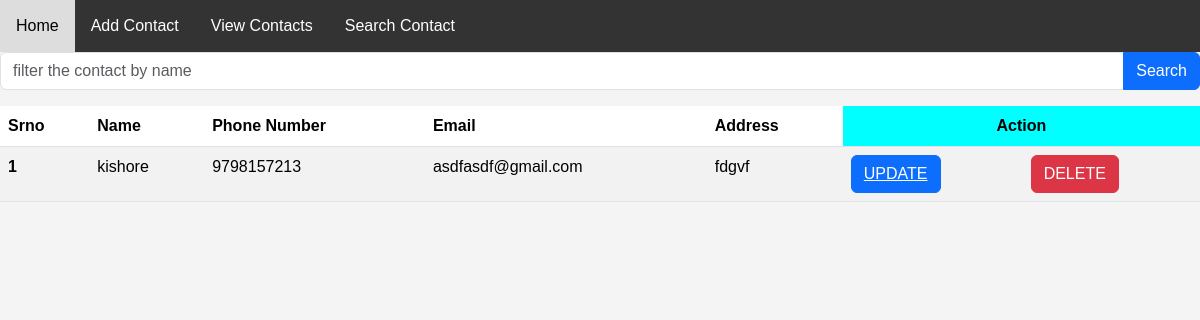
The page /show_contact/ on the database as committed earlier.
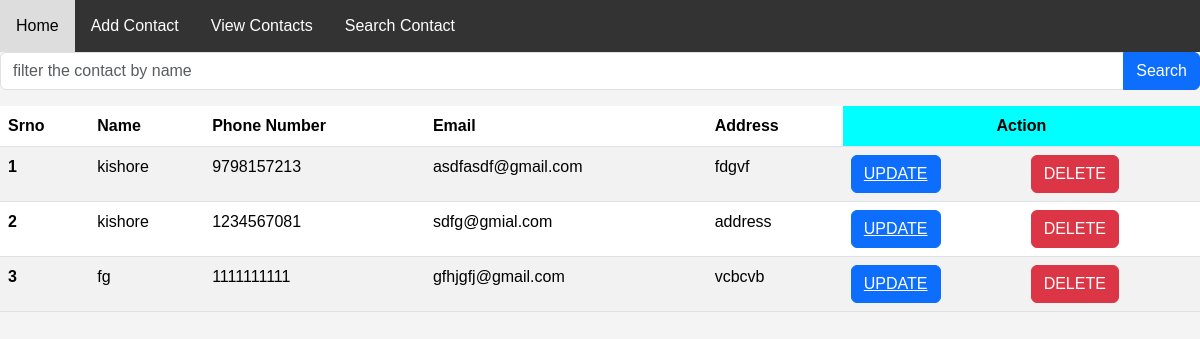
The same page on the database as committed later.
### contacts/models.py (models this page shows)
class ContactInformation(models.Model):
    name=models.CharField(max_length=50)
    phone_number = models.CharField(max_length=10, default='0000000000')
    email=models.EmailField()
    address=models.TextField()
    pincode=models.CharField(max_length=10,default="123")

### contacts/views.py (the view)
# urls.py: path("show_contact/",show_contact,name="show_contact"),
def show_contact(request):
    data=ContactInformation.objects.all()
    if request.GET.get("contact_search"):
        data=data.filter(name__icontains=request.GET.get("contact_search"))
        print("*"*5+request.GET.get("contact_search"))
    return render(request,"displaycontact.html",context={"data":data})

### contacts/templates/displaycontact.html
{% extends "base.html" %}
{% block base %}
<form method="get">
    <div class="input-group mb-3">
        <input type="search" class="form-control" name="contact_search" placeholder="filter the contact by name">
        <button type="submit" class="btn btn-primary">Search</button>
    </div>
</form>
<table class="table table-striped">
    <thead>
        <tr>
            <th scope="col">Srno</th>
            <th scope="col">Name</th>
            <th scope="col">Phone Number</th>
            <th scope="col">Email</th>
            <th scope="col">Address</th>
            <th colspan="2" style="text-align:center; background-color: aqua;" scope="col">Action</th>
        </tr>
    </thead>
    <tbody>
        {% for value in data %}
        <tr>
            <th scope="row">{{forloop.counter}}</th>
            <td>{{value.name}}</td>
            <td>{{value.phone_number}}</td>
            <td>{{value.email}}</td>
            <td>{{value.address}}</td>
            <td scope="col"><button type="button" class="btn btn-primary"><a href="/update_contact/{{value.id}}"
                        style="color: white;"> UPDATE</a></button></td>
            <td scope="col">
                <a href="/delete_contact/{{ value.id }}" class="btn btn-danger" style="color: white;">DELETE</a>
            </td>
        </tr>
        {% endfor %}
    </tbody>
</table>
{% endblock %}

### contacts/templates/base.html (shortened to what this page needs)
<!DOCTYPE html>
<html lang="en">
<head>
    <link href="https://cdn.jsdelivr.net/npm/bootstrap@5.3.2/dist/css/bootstrap.min.css" rel="stylesheet"
>
</head>
<body>
    <nav>
        <a href="/">Home</a>
        <a href="/add_contact">Add Contact</a>
        <a href="/show_contact">View Contacts</a>
        <a href="/search-contact">Search Contact</a>
    </nav>
    {% block base %}
    {% endblock %}
</body>
</html>

### contacts/templates/base.html (style rules this page uses)
body { font-family: Arial, sans-serif; margin: 0; padding: 0; background-color: #f4f4f4; }
nav { background-color: #333; overflow: hidden; }
nav a { float: left; display: block; color: white; text-align: center; padding: 14px 16px; text-decoration: none; }

Rows that differ between the two databases and show on the page:
added ContactInformation: name "kishore", phone_number "1234567081", email "sdfg@gmial.com", address "address"
added ContactInformation: name "fg", phone_number "1111111111", email "gfhjgfj@gmail.com", address "vcbcvb"
